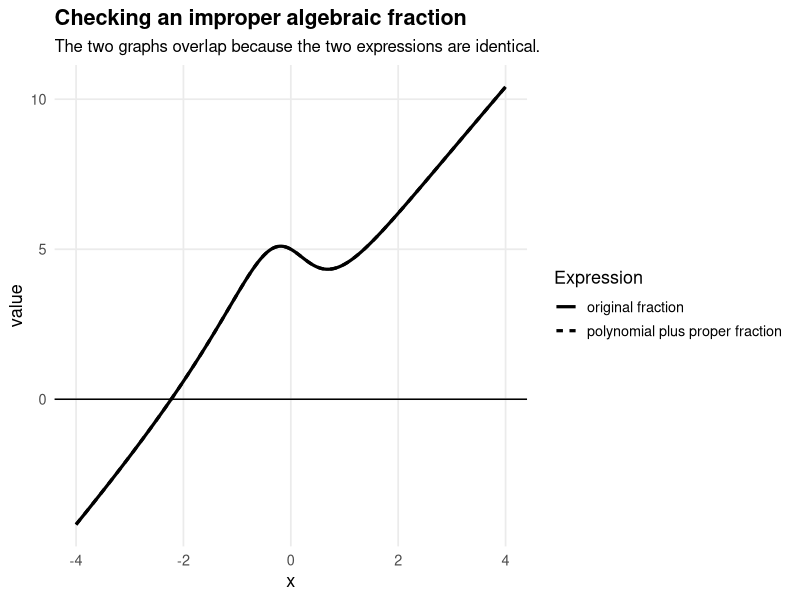
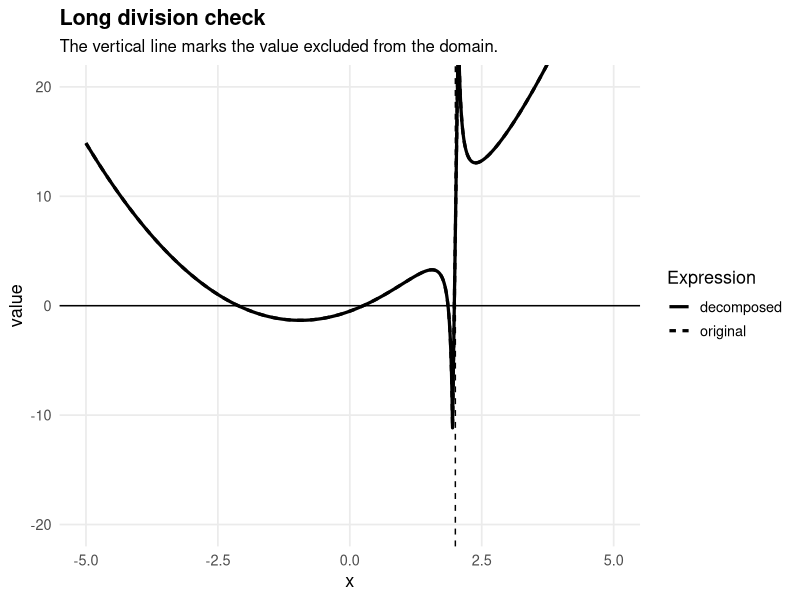
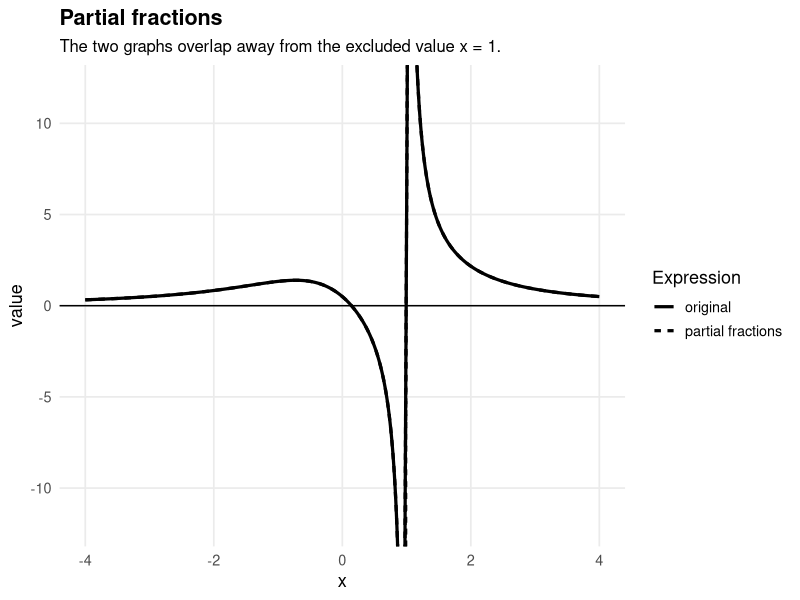
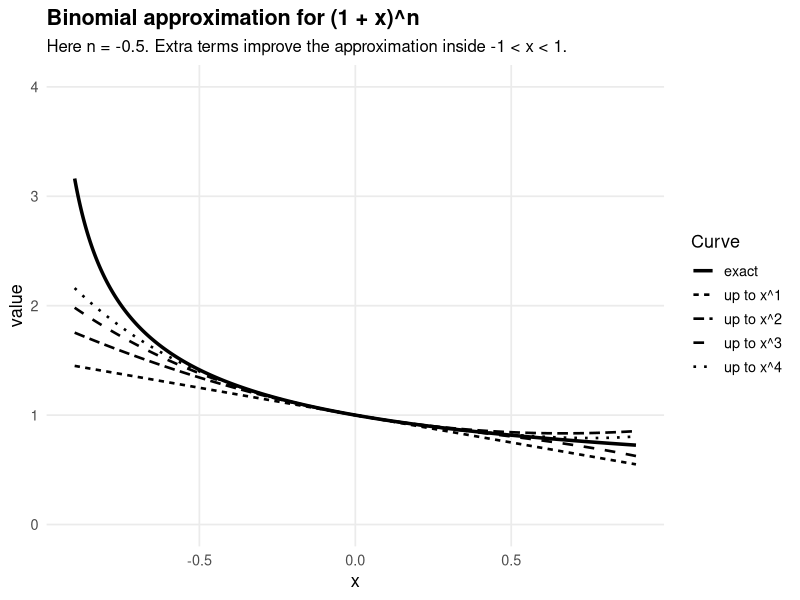
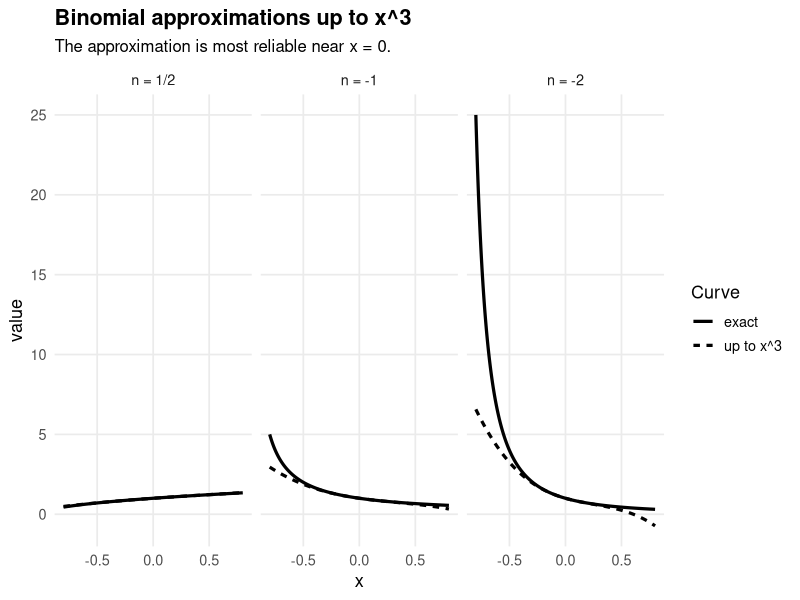
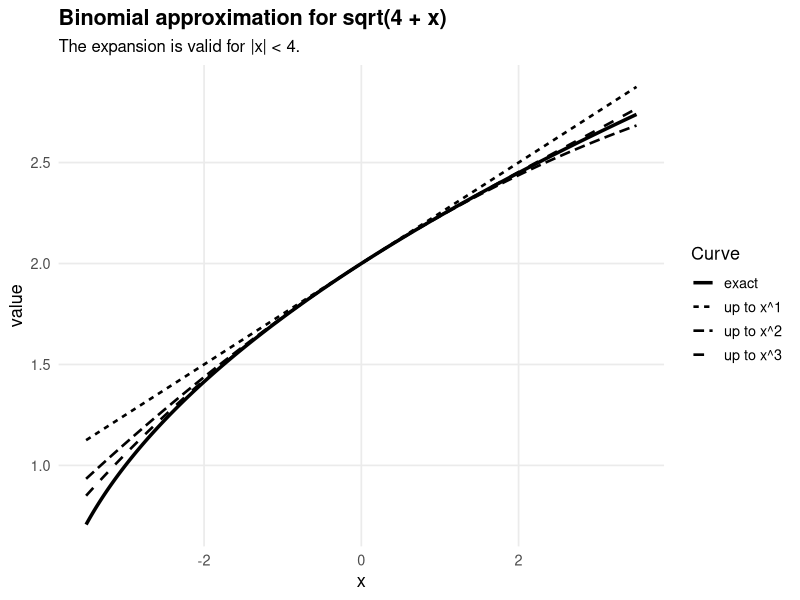
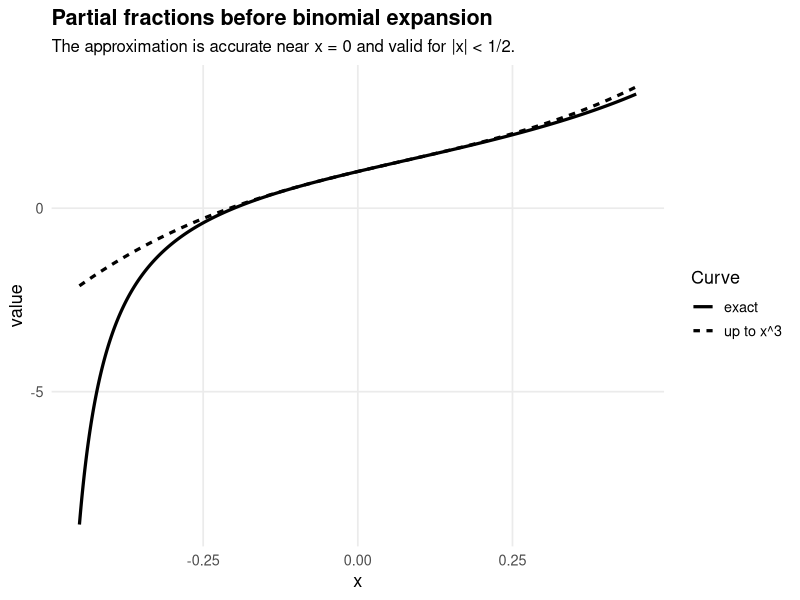

The R source for these figures, in order:
## ---- chunk 1
#| label: setup-further-algebra
#| include: false

library(ggplot2)

book_theme <- function(base_size = 13) {
  theme_minimal(base_size = base_size) +
    theme(
      plot.title = element_text(face = "bold"),
      plot.subtitle = element_text(size = base_size - 1),
      panel.grid.minor = element_blank()
    )
}

general_binom <- function(power, k_value) {
  if (k_value == 0) {
    return(1)
  }
  prod(power - 0:(k_value - 1)) / factorial(k_value)
}

binomial_approx <- function(x_value, power, highest_power) {
  total <- rep(0, length(x_value))
  for (k_value in 0:highest_power) {
    total <- total + general_binom(power, k_value) * x_value^k_value
  }
  total
}
## ---- chunk 2
#| label: fig-improper-fraction-decomposition
#| fig-cap: "An improper algebraic fraction written as a polynomial plus a proper fraction."
#| fig-width: 6
#| fig-height: 4

df <- data.frame(
  x = seq(-4, 4, length.out = 1000)
)

df <- subset(df, abs(x^2 + 1) > 0.05)

df$original <- (2 * df$x^3 + 3 * df$x^2 - df$x + 5) / (df$x^2 + 1)
df$decomposed <- 2 * df$x + 3 + (-3 * df$x + 2) / (df$x^2 + 1)

ggplot(df, aes(x = x)) +
  geom_line(aes(y = original, linetype = "original fraction"), linewidth = 1.1) +
  geom_line(aes(y = decomposed, linetype = "polynomial plus proper fraction"), linewidth = 1.1) +
  geom_hline(yintercept = 0) +
  labs(
    title = "Checking an improper algebraic fraction",
    subtitle = "The two graphs overlap because the two expressions are identical.",
    x = "x",
    y = "value",
    linetype = "Expression"
  ) +
  book_theme()
## ---- chunk 3
#| label: fig-improper-fraction-family
#| fig-cap: "Checking a long-division decomposition graphically."
#| fig-width: 6
#| fig-height: 4

df <- data.frame(
  x = seq(-5, 5, length.out = 1000)
)

df <- subset(df, abs(x - 2) > 0.05)

df$original <- (df$x^3 - 4 * df$x + 1) / (df$x - 2)
df$decomposed <- df$x^2 + 2 * df$x + 1 / (df$x - 2)

ggplot(df, aes(x = x)) +
  geom_line(aes(y = original, linetype = "original"), linewidth = 1.1) +
  geom_line(aes(y = decomposed, linetype = "decomposed"), linewidth = 1.1) +
  geom_hline(yintercept = 0) +
  geom_vline(xintercept = 2, linetype = "dashed") +
  coord_cartesian(ylim = c(-20, 20)) +
  labs(
    title = "Long division check",
    subtitle = "The vertical line marks the value excluded from the domain.",
    x = "x",
    y = "value",
    linetype = "Expression"
  ) +
  book_theme()
## ---- chunk 4
#| label: fig-partial-fractions-check
#| fig-cap: "Checking a partial-fraction decomposition."
#| fig-width: 6
#| fig-height: 4

df <- data.frame(
  x = seq(-4, 4, length.out = 1200)
)

df <- subset(df, abs(x - 1) > 0.05)

df$original <- (7 * df$x - 1) / ((df$x - 1) * (df$x^2 + 2))
df$decomposed <- 2 / (df$x - 1) + (-2 * df$x + 5) / (df$x^2 + 2)

ggplot(df, aes(x = x)) +
  geom_line(aes(y = original, linetype = "original"), linewidth = 1.1) +
  geom_line(aes(y = decomposed, linetype = "partial fractions"), linewidth = 1.1) +
  geom_hline(yintercept = 0) +
  geom_vline(xintercept = 1, linetype = "dashed") +
  coord_cartesian(ylim = c(-12, 12)) +
  labs(
    title = "Partial fractions",
    subtitle = "The two graphs overlap away from the excluded value x = 1.",
    x = "x",
    y = "value",
    linetype = "Expression"
  ) +
  book_theme()
## ---- chunk 5
#| label: tbl-partial-fraction-types
#| echo: true

data.frame(
  type = c(
    "distinct linear factors",
    "repeated linear factor",
    "irreducible quadratic factor"
  ),
  example_denominator = c(
    "(x - 1)(x + 2)",
    "(x - 1)^2",
    "(x - 1)(x^2 + 2)"
  ),
  template = c(
    "A/(x - 1) + B/(x + 2)",
    "A/(x - 1) + B/(x - 1)^2",
    "A/(x - 1) + (Bx + C)/(x^2 + 2)"
  )
)
## ---- chunk 6
#| label: fig-binomial-approximation-one-plus-x
#| fig-cap: "Approximating (1 + x)^n using more binomial terms."
#| fig-width: 6
#| fig-height: 4

power <- -0.5

x_values <- seq(-0.9, 0.9, length.out = 800)

exact_df <- data.frame(
  x = x_values,
  y_exact = (1 + x_values)^power
)

approx_df <- expand.grid(
  x = x_values,
  highest_power = c(1, 2, 3, 4)
)

approx_df$terms_label <- paste0("up to x^", approx_df$highest_power)
approx_df$y_value <- mapply(
  function(x_input, highest_power_input) {
    binomial_approx(x_input, power, highest_power_input)
  },
  approx_df$x,
  approx_df$highest_power
)

ggplot() +
  geom_line(
    data = exact_df,
    aes(x = x, y = y_exact, linetype = "exact"),
    linewidth = 1.2
  ) +
  geom_line(
    data = approx_df,
    aes(x = x, y = y_value, linetype = terms_label),
    linewidth = 0.9
  ) +
  coord_cartesian(ylim = c(0, 4)) +
  labs(
    title = "Binomial approximation for (1 + x)^n",
    subtitle = "Here n = -0.5. Extra terms improve the approximation inside -1 < x < 1.",
    x = "x",
    y = "value",
    linetype = "Curve"
  ) +
  book_theme()
## ---- chunk 7
#| label: fig-binomial-different-powers
#| fig-cap: "Different rational powers give different binomial approximation behaviour."
#| fig-width: 6
#| fig-height: 4

x_values <- seq(-0.8, 0.8, length.out = 600)

df <- expand.grid(
  x = x_values,
  power_label = c("n = 1/2", "n = -1", "n = -2")
)

df$power <- ifelse(df$power_label == "n = 1/2", 0.5, ifelse(df$power_label == "n = -1", -1, -2))

df$exact <- (1 + df$x)^df$power
df$approximation <- mapply(
  function(x_input, power_input) {
    binomial_approx(x_input, power_input, 3)
  },
  df$x,
  df$power
)

ggplot(df, aes(x = x)) +
  geom_line(aes(y = exact, linetype = "exact"), linewidth = 1.1) +
  geom_line(aes(y = approximation, linetype = "up to x^3"), linewidth = 1.1) +
  facet_wrap(~ power_label) +
  labs(
    title = "Binomial approximations up to x^3",
    subtitle = "The approximation is most reliable near x = 0.",
    x = "x",
    y = "value",
    linetype = "Curve"
  ) +
  book_theme()
## ---- chunk 8
#| label: fig-binomial-approximation-a-plus-x
#| fig-cap: "Approximating sqrt(4 + x) using binomial expansions."
#| fig-width: 6
#| fig-height: 4

x_values <- seq(-3.5, 3.5, length.out = 800)

exact_df <- data.frame(
  x = x_values,
  y_exact = sqrt(4 + x_values)
)

approx_df <- expand.grid(
  x = x_values,
  highest_power = c(1, 2, 3)
)

approx_df$terms_label <- paste0("up to x^", approx_df$highest_power)
approx_df$y_value <- 2 * mapply(
  function(x_input, highest_power_input) {
    binomial_approx(x_input / 4, 0.5, highest_power_input)
  },
  approx_df$x,
  approx_df$highest_power
)

ggplot() +
  geom_line(
    data = exact_df,
    aes(x = x, y = y_exact, linetype = "exact"),
    linewidth = 1.2
  ) +
  geom_line(
    data = approx_df,
    aes(x = x, y = y_value, linetype = terms_label),
    linewidth = 0.9
  ) +
  labs(
    title = "Binomial approximation for sqrt(4 + x)",
    subtitle = "The expansion is valid for |x| < 4.",
    x = "x",
    y = "value",
    linetype = "Curve"
  ) +
  book_theme()
## ---- chunk 9
#| label: tbl-sqrt-four-plus-x-approximations
#| echo: true

x_values <- c(-0.5, -0.2, 0.1, 0.5)

data.frame(
  x = x_values,
  exact = round(sqrt(4 + x_values), 8),
  approximation_up_to_x_squared = round(2 + x_values / 4 - x_values^2 / 64, 8)
)
## ---- chunk 10
#| label: fig-partial-fractions-binomial-expansion
#| fig-cap: "Exact function and binomial approximation after partial fractions."
#| fig-width: 6
#| fig-height: 4

x_values <- seq(-0.45, 0.45, length.out = 800)

df <- data.frame(
  x = x_values
)

df$exact <- (1 + 5 * df$x) / ((1 - df$x) * (1 + 2 * df$x))
df$approximation <- 1 + 4 * df$x - 2 * df$x^2 + 10 * df$x^3

ggplot(df, aes(x = x)) +
  geom_line(aes(y = exact, linetype = "exact"), linewidth = 1.1) +
  geom_line(aes(y = approximation, linetype = "up to x^3"), linewidth = 1.1) +
  labs(
    title = "Partial fractions before binomial expansion",
    subtitle = "The approximation is accurate near x = 0 and valid for |x| < 1/2.",
    x = "x",
    y = "value",
    linetype = "Curve"
  ) +
  book_theme()
## ---- chunk 11
#| label: tbl-partial-fractions-binomial-values
#| echo: true

x_values <- c(-0.2, -0.1, 0.1, 0.2)

data.frame(
  x = x_values,
  exact = round((1 + 5 * x_values) / ((1 - x_values) * (1 + 2 * x_values)), 6),
  approximation = round(1 + 4 * x_values - 2 * x_values^2 + 10 * x_values^3, 6)
)
